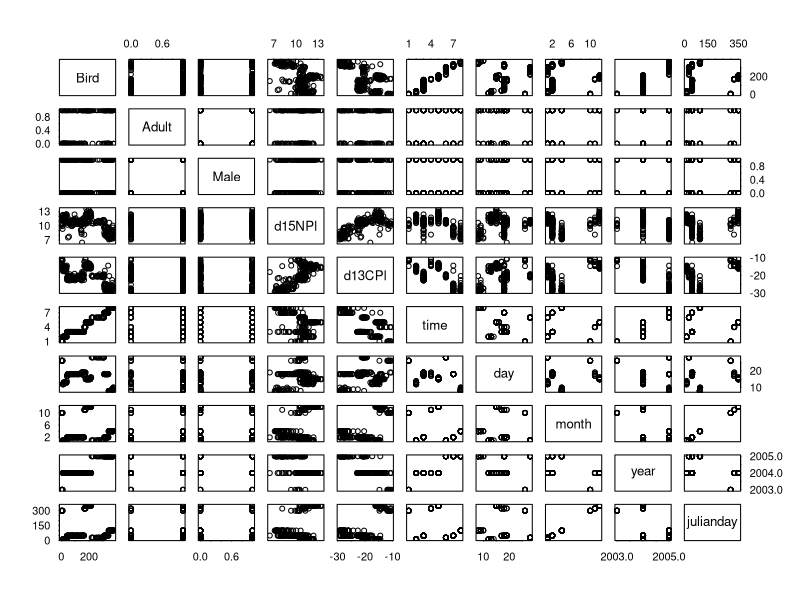
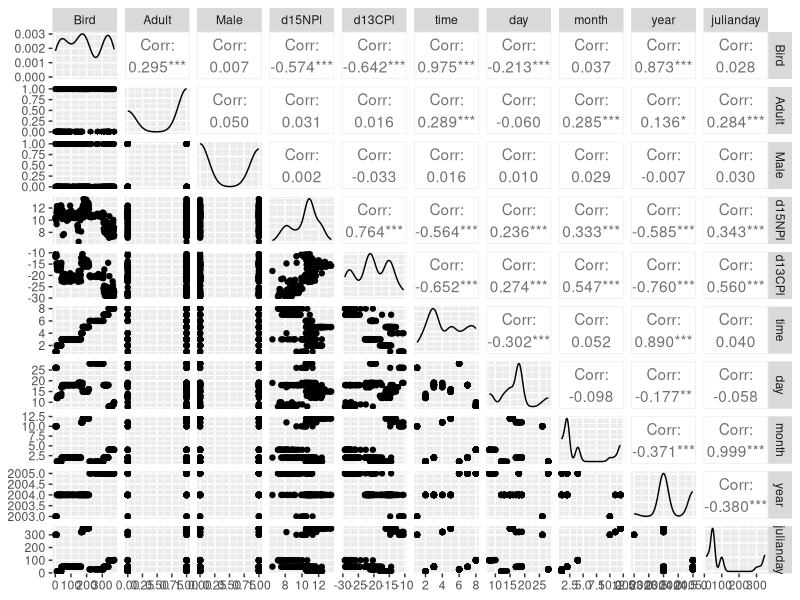
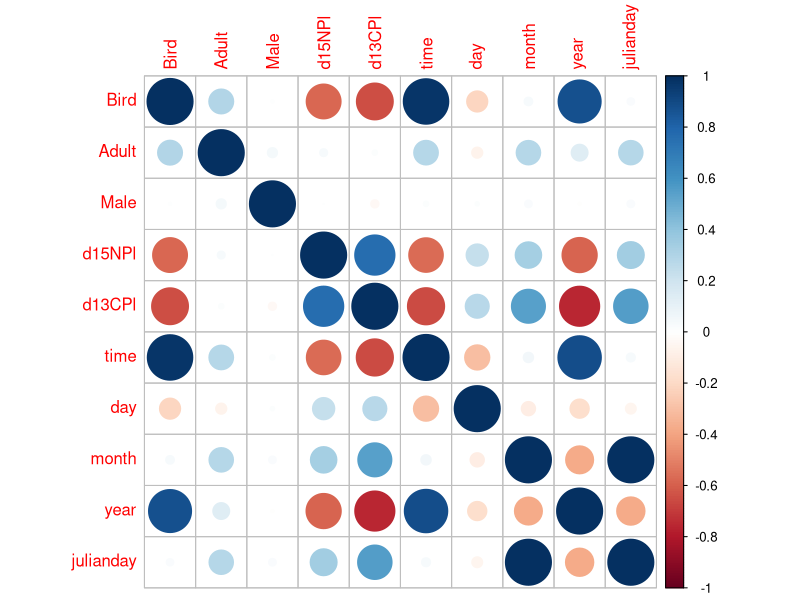
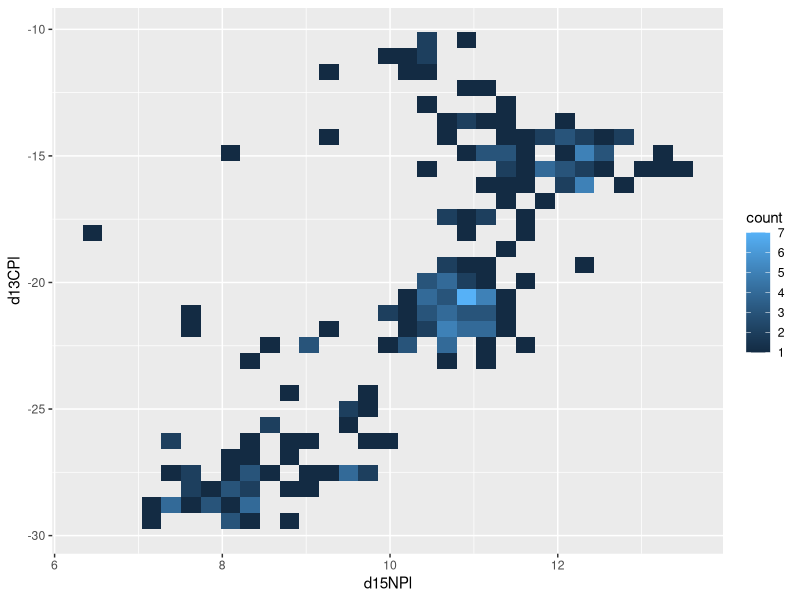
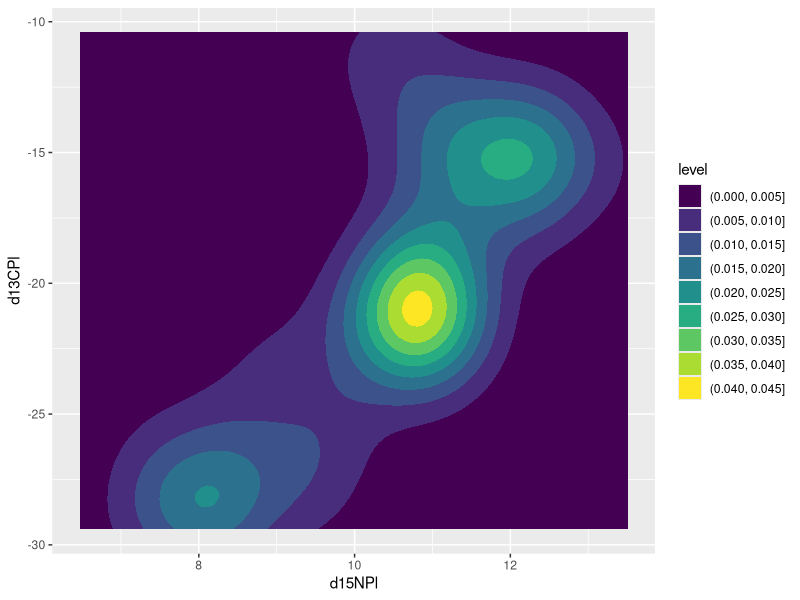
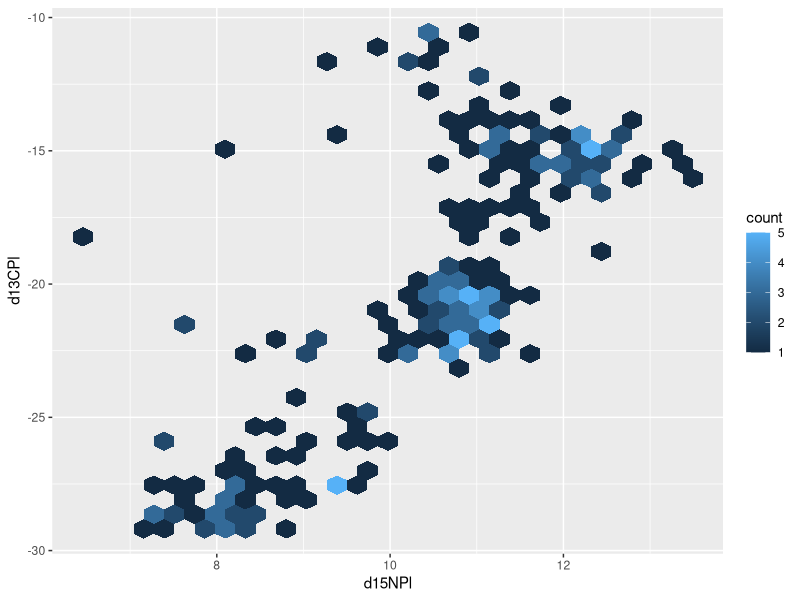
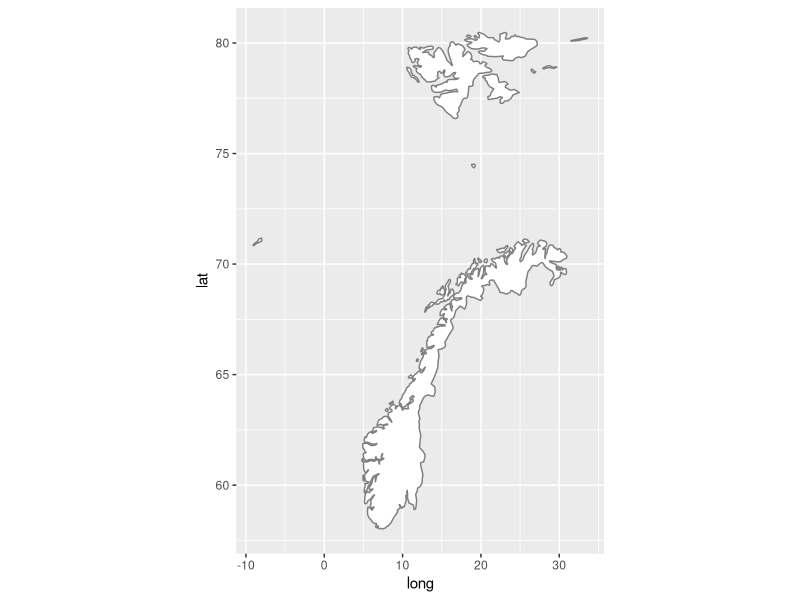
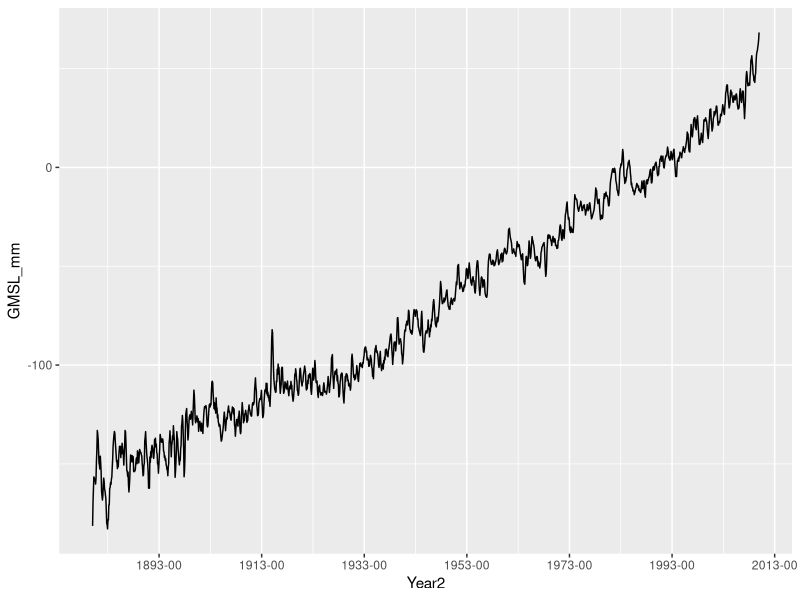

R code for these plots, in order:
## ---- chunk 1
knitr::opts_chunk$set(dev = 'pdf')
par(mar=c(3,3,2,1), mgp=c(2,.7,0), tck=-.01,las=1)
library(tidyverse)
## ---- chunk 2
geese <- read.csv('../data/geese_isotopes.csv')
geese %>%  glimpse
## ---- chunk 3
pairs(geese)
## ---- chunk 4
library(GGally)
ggpairs(geese)
## ---- chunk 5
library(corrplot)
corrplot(cor(geese)) # Note: need a correlation matrix!
## ---- chunk 6
ggplot(geese, aes(x = d15NPl, y = d13CPl)) + 
  geom_bin_2d()
## ---- chunk 7
ggplot(geese, aes(x = d15NPl, y = d13CPl)) + 
  geom_density_2d_filled()
## ---- chunk 8
ggplot(geese, aes(x = d15NPl, y = d13CPl)) + 
  geom_hex()
## ---- chunk 9
library(maps)
norway <- map_data("world", "norway")
norway %>% glimpse
## ---- chunk 10
ggplot(norway, aes(long, lat, group = group)) +
  geom_polygon(fill = "white", colour = "grey50") + 
  coord_quickmap()
## ---- chunk 11
# norway_vals <- tibble(
#   subregion = unique(norway$subregion),
#   value = 1:length(unique(norway$subregion))
# )
# norway %>% left_join(norway_vals, 
#                      by = 'subregion') %>% 
#   ggplot(aes(long, lat, group = group)) +
#   geom_polygon(fill = "white", colour = "grey50") + 
#   coord_quickmap()
## ---- chunk 12
sl_month <- read.csv('../data/sea_level_monthly.csv')
glimpse(sl_month)
## ---- chunk 13
sl_month %>% 
  mutate(Year2 = lubridate::date_decimal(Year)) %>%
  ggplot(aes(x = Year2, y = GMSL_mm)) + 
  geom_line() + 
  scale_x_datetime(date_breaks = "20 years",
                   date_labels = "%Y-%M")
